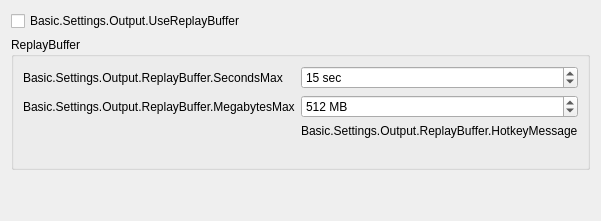
                   <widget class="QWidget" name="advOutputReplayTab">
                    <attribute name="title">
                     <string>ReplayBuffer</string>
                    </attribute>
                    <layout class="QVBoxLayout" name="verticalLayout_22">
                     <item>
                      <widget class="QCheckBox" name="advReplayBuf">
                       <property name="text">
                        <string>Basic.Settings.Output.UseReplayBuffer</string>
                       </property>
                      </widget>
                     </item>
                     <item>
                      <widget class="QGroupBox" name="advReplayBufferGroupBox">
                       <property name="sizePolicy">
                        <sizepolicy hsizetype="Preferred" vsizetype="Maximum">
                         <horstretch>0</horstretch>
                         <verstretch>0</verstretch>
                        </sizepolicy>
                       </property>
                       <property name="title">
                        <string>ReplayBuffer</string>
                       </property>
                       <property name="flat">
                        <bool>false</bool>
                       </property>
                       <property name="checkable">
                        <bool>false</bool>
                       </property>
                       <layout class="QFormLayout" name="formLayout_30">
                        <item row="0" column="0">
                         <widget class="QLabel" name="advRBSecMaxLabel">
                          <property name="text">
                           <string>Basic.Settings.Output.ReplayBuffer.SecondsMax</string>
                          </property>
                         </widget>
                        </item>
                        <item row="0" column="1">
                         <widget class="QSpinBox" name="advRBSecMax">
                          <property name="suffix">
                           <string notr="true"> sec</string>
                          </property>
                          <property name="minimum">
                           <number>5</number>
                          </property>
                          <property name="maximum">
                           <number>21600</number>
                          </property>
                          <property name="value">
                           <number>15</number>
                          </property>
                         </widget>
                        </item>
                        <item row="2" column="1">
                         <widget class="QLabel" name="advRBHotkeyLabel">
                          <property name="text">
                           <string>Basic.Settings.Output.ReplayBuffer.HotkeyMessage</string>
                          </property>
                         </widget>
                        </item>
                        <item row="3" column="1">
                         <widget class="QLabel" name="advRBEstimate">
                          <property name="text">
                           <string notr="true"/>
                          </property>
                         </widget>
                        </item>
                        <item row="1" column="1">
                         <widget class="QSpinBox" name="advRBMegsMax">
                          <property name="suffix">
                           <string> MB</string>
                          </property>
                          <property name="minimum">
                           <number>20</number>
                          </property>
                          <property name="maximum">
                           <number>8192</number>
                          </property>
                          <property name="value">
                           <number>512</number>
                          </property>
                         </widget>
                        </item>
                        <item row="1" column="0">
                         <widget class="QLabel" name="advRBMegsMaxLabel">
                          <property name="text">
                           <string>Basic.Settings.Output.ReplayBuffer.MegabytesMax</string>
                          </property>
                         </widget>
                        </item>
                       </layout>
                      </widget>
                     </item>
                     <item>
                      <spacer name="verticalSpacer">
                       <property name="orientation">
                        <enum>Qt::Vertical</enum>
                       </property>
                       <property name="sizeHint" stdset="0">
                        <size>
                         <width>20</width>
                         <height>40</height>
                        </size>
                       </property>
                      </spacer>
                     </item>
                    </layout>
                   </widget>
